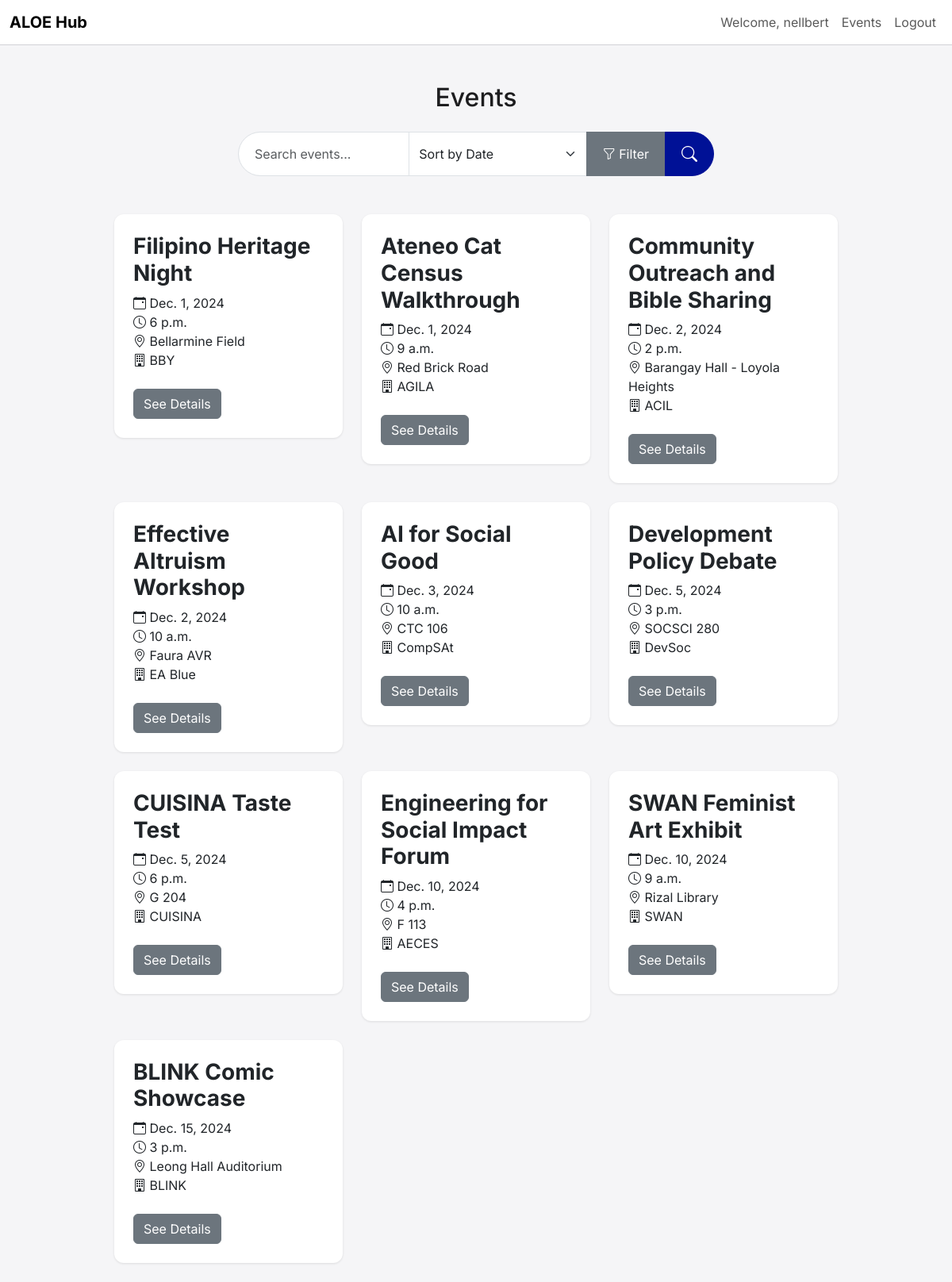
/events/ (signed in), run on the app's committed database.
### events/models.py (models this page shows, shortened)
class Event(models.Model):
    PARTICIPATION_CHOICES = [
        ('everyone', 'Everyone'),
        ('members', 'Members Only'),
        ('ateneans', 'Ateneans Only'),
    ]
    title = models.CharField(max_length=200)
    description = models.TextField()
    date = models.DateField()
    time = models.TimeField()
    location = models.CharField(max_length=200)
    participation = models.CharField(max_length=10, choices=PARTICIPATION_CHOICES, default='everyone')
    favorited_by = models.ManyToManyField(User, related_name='favorited_events', blank=True)
    organized_by = models.ForeignKey(
        'organizations.Organization',
        on_delete=models.SET_NULL,
        null=True,
        blank=True,
        related_name='organized_events'
    )
    tags = models.ManyToManyField(Tag, related_name='events')
    created_at = models.DateTimeField(auto_now_add=True)
    updated_at = models.DateTimeField(auto_now=True)

### organizations/models.py (models this page shows, shortened)
class Organization(models.Model):
    COA = 'COA'
    LIONS = 'LIONS'
    OTHER = 'OTHER'
    CATEGORY_CHOICES = [
        (COA, 'COA'),
        (LIONS, 'LIONS'),
        (OTHER, 'Other'),
    ]
    org_code = models.CharField(max_length=10, unique=True)
    name = models.CharField(max_length=200)
    description = models.TextField()
    category = models.CharField(
        max_length=10,
        choices=CATEGORY_CHOICES,
        default=OTHER,
    )
    created_at = models.DateTimeField(auto_now_add=True)
    updated_at = models.DateTimeField(auto_now=True)

### events/views.py (the view, shortened to what this page needs)
# urls.py: path('', views.event_list, name='event-list'),
def event_list(request):
    query = request.GET.get('q')
    sort_by = request.GET.get('sort_by', 'date')
    events = Event.objects.all()
    if 'event_type' in request.GET and request.GET['event_type']:
        events = events.filter(event_type=request.GET['event_type'])
    if 'time_after' in request.GET and request.GET['time_after']:
        events = events.filter(time__gte=request.GET['time_after'])
    if 'location' in request.GET and request.GET['location']:
        events = events.filter(location__icontains=request.GET['location'])
    if 'tags' in request.GET and request.GET['tags']:
        tags = [tag.strip() for tag in request.GET['tags'].split(',')]
        events = events.filter(tags__name__in=tags).distinct()
    if 'participation' in request.GET and request.GET['participation']:
        events = events.filter(participation=request.GET['participation'])
    start_time = time.time()
    events = quick_sort(events, sort_by)
    end_time = time.time()
    elapsed_time = end_time - start_time
    print(f"Quick Sort Algorithm Analysis: O(n log n)")
    print(f"Time taken for sorting: {elapsed_time:.6f} seconds")
    return render(request, 'events/events.html', {'events': events})

### events/views.py (called while the page is built)
def quick_sort(events, sort_by):
    if len(events) <= 1:
        return events
    pivot = events[len(events) // 2]
    key_func = {
        'title': lambda x: x.title,
        'location': lambda x: x.location,
        'date': lambda x: x.date
    }.get(sort_by, lambda x: x.date)
    left = [x for x in events if key_func(x) < key_func(pivot)]
    middle = [x for x in events if key_func(x) == key_func(pivot)]
    right = [x for x in events if key_func(x) > key_func(pivot)]
    return quick_sort(left, sort_by) + middle + quick_sort(right, sort_by)

### templates/events/events.html (shortened to what this page needs)
{% extends 'base.html' %}
{% block content %}
<div class="container mt-5">
    <h2 class="text-center mb-4">Events</h2>
        <form method="GET" action="{% url 'event-list' %}" class="d-flex justify-content-center mb-5">
            <div class="input-group" style="max-width: 600px;">
                <input type="text" name="q" class="form-control rounded-pill-start" placeholder="Search events..." value="{{ request.GET.q }}" aria-label="Search events">
            <select name="sort_by" class="form-select">
                <option value="date" {% if request.GET.sort_by == 'date' %}selected{% endif %}>Sort by Date</option>
            </select>
                <button class="btn btn-secondary" type="button" data-bs-toggle="collapse" data-bs-target="#filterOptions" aria-expanded="false" aria-controls="filterOptions">
                    <i class="bi bi-funnel"></i> Filter
                </button>
                <button type="submit" class="btn btn-primary rounded-pill-end">
                    <i class="bi bi-search"></i>
                </button>
            </div>
        </form>
    <div class="row">
        {% for event in events %}
            <div class="col-md-4 mb-4">
                <div class="card">
                    <div class="card-body">
                        <h5 class="card-title">{{ event.title }}</h5>
                        <p class="card-text">
                            <i class="bi bi-calendar-event"></i> {{ event.date }}<br>
                            <i class="bi bi-clock"></i> {{ event.time }}<br>
                            <i class="bi bi-geo-alt"></i> {{ event.location }}<br>
                            <i class="bi bi-building"></i> {{ event.organized_by.org_code }}
                        </p>
                        <a href="{% url 'event-detail' event.id %}" class="btn btn-secondary mt-2">See Details</a>
                    </div>
                </div>
            </div>
        {% endfor %}
    </div>
</div>
{% endblock %}

### templates/base.html (shortened to what this page needs)
{% load static %}
<!DOCTYPE html>
<html lang="en">
<head>
    <link href="https://cdn.jsdelivr.net/npm/bootstrap@5.3.3/dist/css/bootstrap.min.css" rel="stylesheet">
    <link href="https://cdnjs.cloudflare.com/ajax/libs/bootstrap-icons/1.8.1/font/bootstrap-icons.min.css" rel="stylesheet">
    <link href="{% static 'css/styles.css' %}" rel="stylesheet">
</head>
<body>
    <nav class="navbar navbar-expand-lg navbar-light fixed-top">
        <div class="container-fluid">
            <a class="navbar-brand" href="{% url 'home' %}">ALOE Hub</a>
            <div class="collapse navbar-collapse" id="navbarNav">
                <ul class="navbar-nav ms-auto">
                    {% if user.is_authenticated %}
                        <li class="nav-item">
                            <a class="nav-link" href="#">Welcome, {{ user.username }}</a>
                        </li>
                        <li class="nav-item">
                            <a class="nav-link" href="{% url 'event-list' %}">Events</a>
                        </li>
                        <li class="nav-item">
                            <a class="nav-link" href="{% url 'logout' %}">Logout</a>
                        </li>
                    {% endif %}
                </ul>
            </div>
        </div>
    </nav>
    <div class="container mt-5">
        {% block content %}{% endblock %}
    </div>
</body>
</html>

### static/css/styles.css (style rules this page uses)
:root { --bs-primary: #001196; }
body { font-family: 'Inter', sans-serif; background-color: #f5f5f7; color: #1d1d1f; padding-top: 56px; }
.navbar { background-color: #ffffff; border-bottom: 1px solid #d1d1d6; }
.navbar-brand { font-weight: 700; }
.btn-primary { background-color: var(--bs-primary); border-color: var(--bs-primary); }
.card { border: none; border-radius: 12px; box-shadow: 0 1px 3px rgba(0, 0, 0, 0.1); }
.card-body { padding: 1.5rem; }
.card-title { font-size: 1.75rem; font-weight: 700; }
.card-text { font-size: 1rem; line-height: 1.5; }
.container { max-width: 960px; }
.input-group .form-control { border-radius: 50px 0 0 50px; padding: 0.75rem 1.25rem; font-size: 1rem; }
.input-group .btn { border-radius: 0 50px 50px 0; padding: 0.75rem 1.25rem; font-size: 1rem; }
.input-group .btn .bi-search { font-size: 1.25rem; }

### templates/base.html (style rules this page uses)
body { font-family: 'Inter', sans-serif; }

### data on the page
Event: title "Filipino Heritage Night", date "Dec. 1, 2024", time "6 p.m.", location "Bellarmine Field", organized_by.org_code "BBY"
Event: title "Ateneo Cat Census Walkthrough", date "Dec. 1, 2024", time "9 a.m.", location "Red Brick Road", organized_by.org_code "AGILA"
Event: title "Community Outreach and Bible Sharing", date "Dec. 2, 2024", time "2 p.m.", location "Barangay Hall - Loyola Heights", organized_by.org_code "ACIL"
Event: title "Effective Altruism Workshop", date "Dec. 2, 2024", time "10 a.m.", location "Faura AVR", organized_by.org_code "EA Blue"
Event: title "AI for Social Good", date "Dec. 3, 2024", time "10 a.m.", location "CTC 106", organized_by.org_code "CompSAt"
Event: title "Development Policy Debate", date "Dec. 5, 2024", time "3 p.m.", location "SOCSCI 280", organized_by.org_code "DevSoc"
Event: title "CUISINA Taste Test", date "Dec. 5, 2024", time "6 p.m.", location "G 204", organized_by.org_code "CUISINA"
Event: title "Engineering for Social Impact Forum", date "Dec. 10, 2024", time "4 p.m.", location "F 113", organized_by.org_code "AECES"
Event: title "SWAN Feminist Art Exhibit", date "Dec. 10, 2024", time "9 a.m.", location "Rizal Library", organized_by.org_code "SWAN"
Event: title "BLINK Comic Showcase", date "Dec. 15, 2024", time "3 p.m.", location "Leong Hall Auditorium", organized_by.org_code "BLINK"

### other printed values
{{ user.username }} "nellbert"
